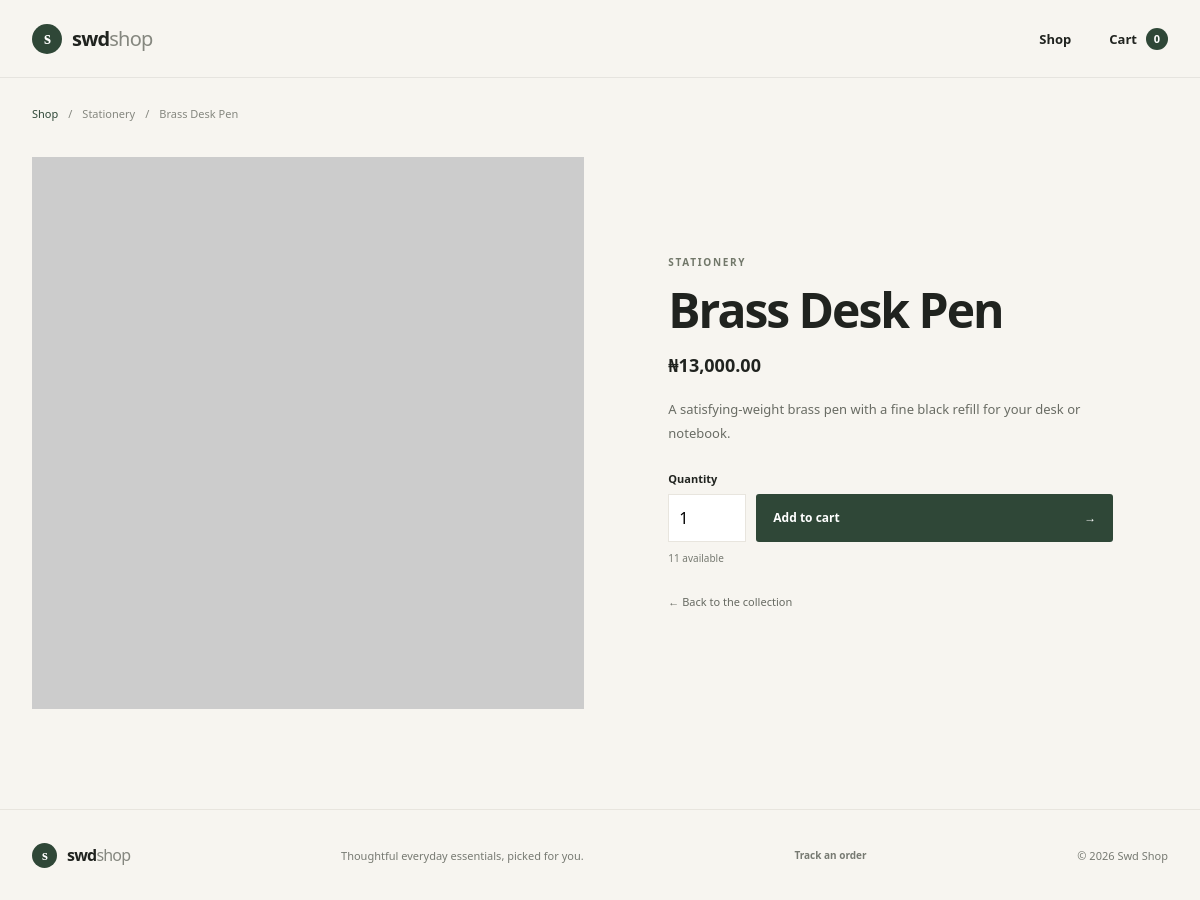
Screenshot of /product.php?slug=brass-desk-pen with the database file from the repository.
### tables this page shows
CREATE TABLE `products` (
  `id` int(10) unsigned NOT NULL AUTO_INCREMENT,
  `category_id` int(10) unsigned NOT NULL,
  `name` varchar(150) NOT NULL,
  `slug` varchar(170) NOT NULL,
  `description` text NOT NULL,
  `price` decimal(10,2) NOT NULL CHECK (`price` > 0),
  `stock` int(10) unsigned NOT NULL DEFAULT 0,
  `image_url` varchar(255) DEFAULT NULL,
  `is_active` tinyint(1) NOT NULL DEFAULT 1,
  `created_at` timestamp NOT NULL DEFAULT current_timestamp(),
  PRIMARY KEY (`id`),
  UNIQUE KEY `slug` (`slug`),
  KEY `category_id` (`category_id`),
  CONSTRAINT `products_ibfk_1` FOREIGN KEY (`category_id`) REFERENCES `categories` (`id`)
);

CREATE TABLE `categories` (
  `id` int(10) unsigned NOT NULL AUTO_INCREMENT,
  `name` varchar(80) NOT NULL,
  `slug` varchar(90) NOT NULL,
  PRIMARY KEY (`id`),
  UNIQUE KEY `slug` (`slug`)
);

### app/bootstrap.php (called while the page is built, shortened)
<?php
function e(mixed $value): string
{
    return htmlspecialchars((string) $value, ENT_QUOTES | ENT_SUBSTITUTE, 'UTF-8');
}
function money(int|float|string $amount): string
{
    return '₦' . number_format((float) $amount, 2);
}

### product.php (the view, shortened to what this page needs)
<?php
require __DIR__ . '/app/bootstrap.php';
$slug = trim((string) ($_GET['slug'] ?? ''));
$statement = $pdo->prepare(
    'SELECT p.id, p.name, p.slug, p.description, p.price, p.stock, p.image_url,
            c.name AS category_name
     FROM products p
     LEFT JOIN categories c ON c.id = p.category_id
     WHERE p.slug = :slug AND p.is_active = 1
     LIMIT 1'
);
$statement->execute(['slug' => $slug]);
$product = $statement->fetch();
require __DIR__ . '/partials/header.php';
?>
<?php if (!$product): ?>
    <section class="not-found">
        <p class="eyebrow">A little detour</p>
        <h1>We couldn't find that product.</h1>
        <p>It may have moved on. Take a look at the rest of the collection.</p>
        <a class="button button-dark" href="index.php">Back to the shop</a>
    </section>
<?php else: ?>
    <nav class="breadcrumbs" aria-label="Breadcrumb">
        <a href="index.php">Shop</a><span aria-hidden="true">/</span>
        <?php if ($product['category_name'] !== null): ?><span><?= e($product['category_name']) ?></span><span aria-hidden="true">/</span><?php endif; ?>
        <span><?= e($product['name']) ?></span>
    </nav>
    <section class="product-detail">
        <div class="detail-image-wrap">
            <img src="<?= e($product['image_url']) ?>" alt="<?= e($product['name']) ?>">
        </div>
        <div class="detail-copy">
            <?php if ($product['category_name'] !== null): ?>
                <p class="eyebrow"><?= e($product['category_name']) ?></p>
            <?php endif; ?>
            <h1><?= e($product['name']) ?></h1>
            <p class="detail-price"><?= e(money($product['price'])) ?></p>
            <div class="detail-description"><?= nl2br(e($product['description'])) ?></div>
            <?php if ((int) $product['stock'] > 0): ?>
                <form class="add-to-cart-form" method="post" action="product.php?slug=<?= rawurlencode((string) $product['slug']) ?>">
                    <label class="quantity-label" for="quantity">Quantity</label>
                    <div class="purchase-row">
                        <input id="quantity" name="quantity" type="number" min="1" max="<?= (int) $product['stock'] ?>" value="1" required>
                        <button class="button button-dark add-button" type="submit">Add to cart <span aria-hidden="true">→</span></button>
                    </div>
                    <p class="stock-note"><?= (int) $product['stock'] ?> available</p>
                </form>
            <?php else: ?>
                <button class="button button-disabled" type="button" disabled>Currently unavailable</button>
            <?php endif; ?>
            <a class="back-link" href="index.php"><span aria-hidden="true">←</span> Back to the collection</a>
        </div>
    </section>
<?php endif; ?>
<?php require __DIR__ . '/partials/footer.php'; ?>

### assets/style.css (style rules this page uses)
:root { --ink: #20231f; --muted: #777a72; --paper: #f7f5f0; --white: #fff; --line: #e8e5de; --green: #2f4737; --orange: #e8895b; --soft-green: #e5e9dd; --radius: 18px; }
* { box-sizing: border-box; }
html { scroll-behavior: smooth; }
body { margin: 0; background: var(--paper); color: var(--ink); font-family: 'Segoe UI', Arial, sans-serif; -webkit-font-smoothing: antialiased; }
a { color: inherit; text-decoration: none; }
button, input, select { font: inherit; }
.eyebrow { margin: 0 0 17px; color: #72786a; font-size: 10px; font-weight: 700; letter-spacing: 1.7px; text-transform: uppercase; }
h1, h2, h3, p { margin-top: 0; }
.button { min-height: 48px; display: inline-flex; justify-content: center; align-items: center; gap: 18px; border: 0; border-radius: 3px; cursor: pointer; font-size: 12px; font-weight: 600; transition: background .2s, transform .2s; }
.button-dark { padding: 0 20px; background: var(--green); color: white; }
.product-image-wrap img, .detail-image-wrap img { width: 100%; height: 100%; display: block; object-fit: cover; transition: transform .45s; }
.breadcrumbs { display: flex; gap: 10px; align-items: center; padding: 28px 0; color: #85877f; font-size: 11px; }
.breadcrumbs a { color: var(--green); }
.product-detail { display: grid; grid-template-columns: 1.05fr .95fr; gap: clamp(35px, 7vw, 90px); align-items: center; padding: 8px 0 100px; }
.detail-image-wrap { position: relative; aspect-ratio: 1 / 1; overflow: hidden; background: #eeece6; }
.detail-copy { max-width: 445px; }
.detail-copy .eyebrow { margin-bottom: 14px; }
.detail-copy h1 { margin: 0 0 15px; font: 600 clamp(32px, 4vw, 48px)/1.13 'Segoe UI', Arial, sans-serif; letter-spacing: -2px; }
.detail-price { margin-bottom: 20px; font: 600 18px 'Segoe UI', Arial, sans-serif; }
.detail-description { margin-bottom: 25px; color: #696c64; font-size: 13px; line-height: 1.9; }
.quantity-label { display: block; margin-bottom: 8px; font-size: 11px; font-weight: 600; }
.purchase-row { display: flex; gap: 10px; }
.purchase-row input { width: 78px; height: 48px; padding: 0 10px; border: 1px solid var(--line); background: #fff; }
.add-button { flex: 1; justify-content: space-between; padding: 0 17px; }
.stock-note { margin: 9px 0 0; color: var(--muted); font-size: 10px; }
.back-link { display: inline-block; margin-top: 29px; color: #676a62; font-size: 11px; }

### rows the page displays
products: category.name "Stationery", name "Brass Desk Pen", category.name "STATIONERY", price "₦13,000.00", description "A satisfying-weight brass pen with a fine black refill for your desk or notebook.", stock "11"

### other values shown
cart_count() "0"
